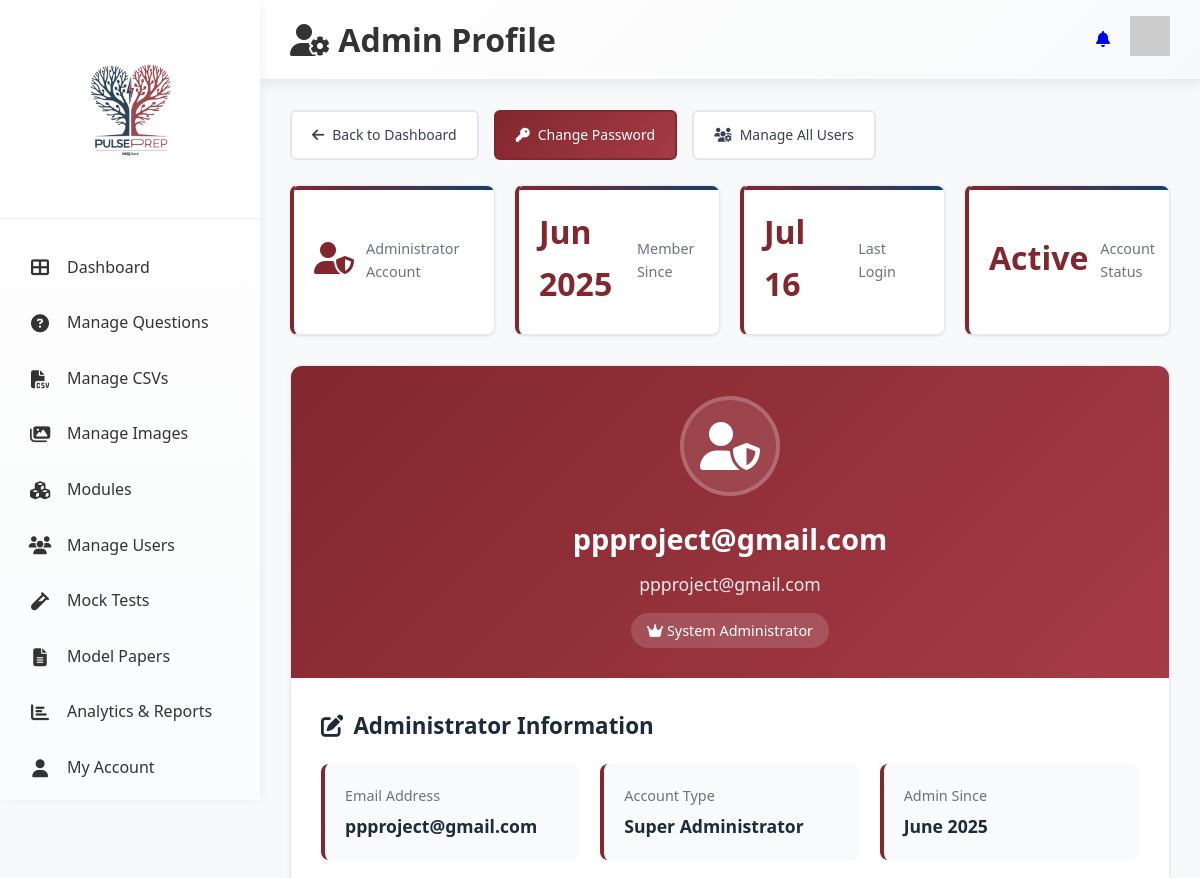
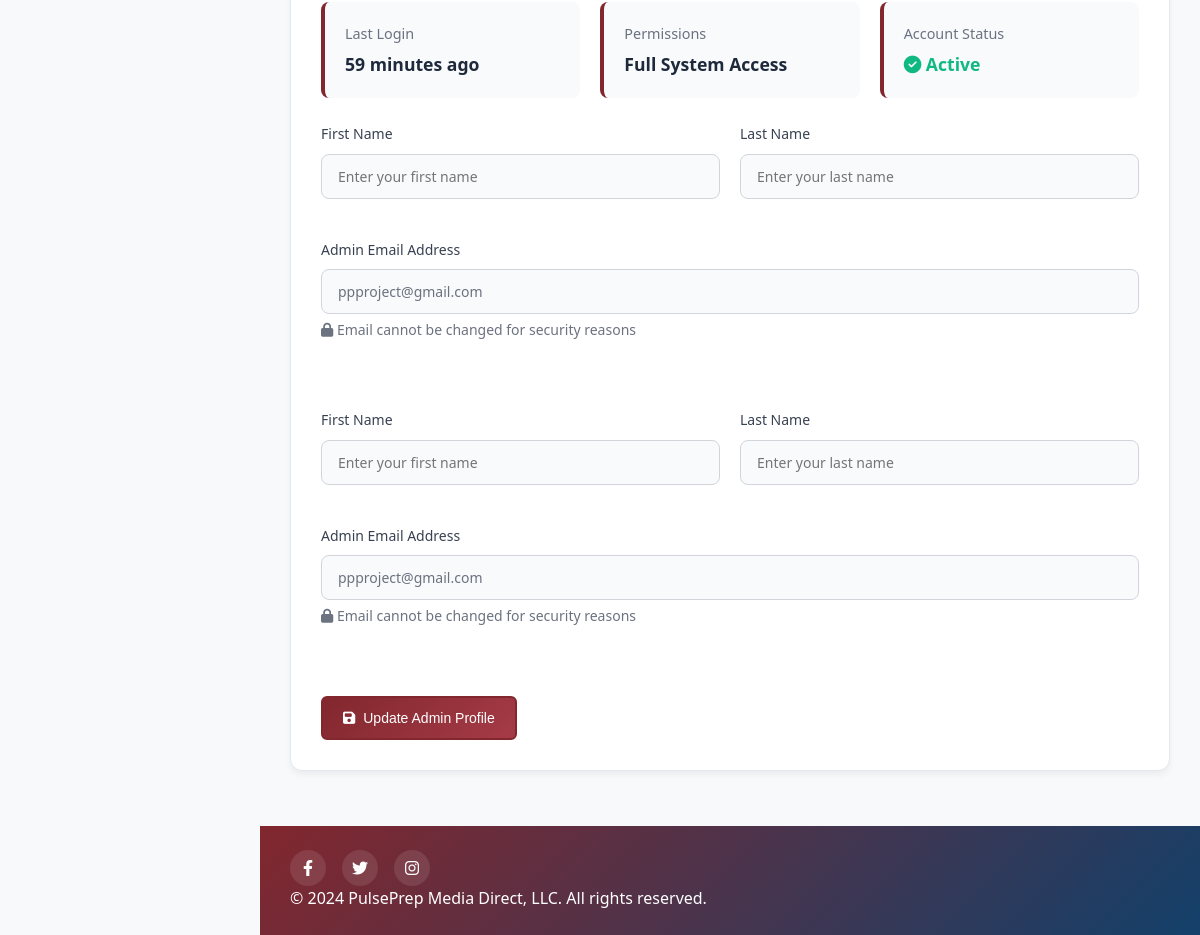
The app's page /myaccount/ (signed in) with its own data (2 pictures, top to bottom).
### user_management/models.py (models this page shows, shortened)
class CustomUser(AbstractUser):
    APPROVAL_STATUS = (
        ('pending', 'Pending Approval'),
        ('approved', 'Approved'),
        ('rejected', 'Rejected'),
    )
    DEGREE_CHOICES = (
        ('MBBS', 'MBBS'),
        ('BDS', 'BDS'),
    )
    YEAR_CHOICES = (
        (1, 'First Year'),
        (2, 'Second Year'),
        (3, 'Third Year'),
        (4, 'Fourth Year'),
        (5, 'Fifth Year'),
    )
    email = models.EmailField(unique=True)
    is_admin = models.BooleanField(default=False)
    approval_status = models.CharField(max_length=20, choices=APPROVAL_STATUS, default='pending')
    degree = models.CharField(max_length=10, choices=DEGREE_CHOICES, blank=True, null=True)
    year = models.IntegerField(choices=YEAR_CHOICES, blank=True, null=True)
    last_active = models.DateTimeField(blank=True, null=True)
    current_session_key = models.CharField(max_length=40, blank=True, null=True)
    terms_accepted = models.BooleanField(default=False)
    profile_image = models.ImageField(upload_to='profile_images/', blank=True, null=True)
    payment_slip = models.ImageField(upload_to='payment_slips/', blank=True, null=True)
    voucher_reference = models.CharField(
        max_length=50,
        blank=True,
        null=True,
        help_text="Optional voucher code or reference number"
    )
    email_verified = models.BooleanField(default=False)
    activation_token = models.CharField(max_length=100, blank=True, null=True)
    activation_sent_at = models.DateTimeField(blank=True, null=True)
    activated_at = models.DateTimeField(blank=True, null=True)
    is_account_activated = models.BooleanField(default=False)  # Final activation status
    USERNAME_FIELD = 'email'
    REQUIRED_FIELDS = ['username']

### myaccount/views.py (the view)
# urls.py: path('', views.my_profile, name='my_profile'),
@login_required
def my_profile(request):
    if request.method == 'POST':
        form = UserProfileForm(request.POST, request.FILES, instance=request.user)
        if form.is_valid():
            try:
                with transaction.atomic():
                    form.save()
                    messages.success(request, 'Your profile has been updated successfully!')
                    return redirect('my_profile')
            except Exception as e:
                messages.error(request, f'Error updating profile: {str(e)}')
        else:
            messages.error(request, 'Please correct the errors below.')
    else:
        form = UserProfileForm(instance=request.user)
    context = {
        'form': form,
        'user': request.user,
    }
    if request.user.is_admin or request.user.is_superuser:
        return render(request, 'myaccount/admin_profile.html', context)
    else:
        return render(request, 'myaccount/student_profile.html', context)

### templates/myaccount/admin_profile.html (shortened to what this page needs)
{% load static %}
<!DOCTYPE html>
<html lang="en">
<head>
    <link rel="stylesheet" href="{% static 'css/DAstyles.css' %}" />
    <link rel="stylesheet" href="{% static 'css/MQstyles.css' %}" />
    <link rel="stylesheet" href="https://cdnjs.cloudflare.com/ajax/libs/font-awesome/6.4.0/css/all.min.css" />
</head>
<body>
    <div class="container">
<aside class="sidebar">
    <div class="logo-container">
      <img src="{% static 'images/Logo.png' %}" alt="PulsePrep Logo" class="logo" />
    </div>
    <nav class="nav-menu">
      <a href="{% url 'dashboard' %}" class="nav-item {% if request.resolver_match.url_name == 'dashboard' %}active{% endif %}">
        <i class="fas fa-th-large"></i>
        <span>Dashboard</span>
      </a>
      <a href="{% url 'questionbank' %}" class="nav-item {% if request.resolver_match.url_name == 'questionbank' %}active{% endif %}">
        <i class="fas fa-question-circle"></i>
        <span>Manage Questions</span>
      </a>
      <a href="{% url 'manage_csv' %}" class="nav-item {% if request.resolver_match.url_name == 'manage_csv' %}active{% endif %}">
        <i class="fas fa-file-csv"></i>
        <span>Manage CSVs</span>
      </a>
      <a href="{% url 'manage_images' %}" class="nav-item {% if request.resolver_match.url_name == 'manage_images' %}active{% endif %}">
        <i class="fas fa-images"></i>
        <span>Manage Images</span>
      </a>
      <a href="{% url 'managemodule' %}" class="nav-item {% if request.resolver_match.url_name == 'managemodule' %}active{% endif %}">
        <i class="fas fa-cubes"></i>
        <span>Modules</span>
      </a>
      <a href="/admin/user_management/customuser/" class="nav-item">
        <i class="fas fa-users"></i>
        <span>Manage Users</span>
      </a>
      <a href="{% url 'mocktest_list' %}" class="nav-item {% if request.resolver_match.url_name == 'mocktest_list' %}active{% endif %}">
        <i class="fas fa-vial"></i>
        <span>Mock Tests</span>
      </a>
      <a href="{% url 'modelpaper_list' %}" class="nav-item {% if request.resolver_match.url_name == 'modelpaper_list' %}active{% endif %}">
        <i class="fas fa-file-alt"></i>
        <span>Model Papers</span>
      </a>
      <a href="{% url 'analytics_report' %}" class="nav-item {% if request.resolver_match.url_name == 'analytics_report' %}active{% endif %}">
        <i class="fas fa-chart-bar"></i>
        <span>Analytics & Reports</span>
      </a>
      <a href="{% url 'myaccount' %}" class="nav-item {% if request.resolver_match.url_name == 'myaccount' %}active{% endif %}">
        <i class="fas fa-user"></i>
        <span>My Account</span>
      </a>
      <a href="{% url 'notification_center' %}" class="nav-item {% if request.resolver_match.url_name == 'notification_center' %}active{% endif %}">
      </a>
    </nav>
  </aside>
        <main class="main-content">
            <header class="header">
                <h1><i class="fas fa-user-cog"></i> Admin Profile</h1>
                <div class="user-menu">
                    <a href="{% url 'notification_center' %}"><i class="fas fa-bell"></i></a>
                    <div class="avatar">
                        <img src="https://i.pravatar.cc/40?img=12" alt="User Avatar" />
                    </div>
                </div>
            </header>
            <div class="dashboard-content">
                <div class="profile-container">
                    <div class="action-buttons">
                        <a href="{% url 'dashboard' %}" class="btn-secondary">
                            <i class="fas fa-arrow-left"></i> Back to Dashboard
                        </a>
                        <a href="{% url 'change_password' %}" class="btn-primary">
                            <i class="fas fa-key"></i> Change Password
                        </a>
                        <a href="/admin/user_management/customuser/" class="btn-secondary">
                            <i class="fas fa-users-cog"></i> Manage All Users
                        </a>
                    </div>
                    <div class="admin-stats">
                        <div class="stat-card">
                            <h3><i class="fas fa-user-shield"></i></h3>
                            <p>Administrator Account</p>
                        </div>
                        <div class="stat-card">
                            <h3>{{ user.date_joined|date:"M Y" }}</h3>
                            <p>Member Since</p>
                        </div>
                        <div class="stat-card">
                            <h3>{% if user.last_login %}{{ user.last_login|date:"M d" }}{% else %}Never{% endif %}</h3>
                            <p>Last Login</p>
                        </div>
                        <div class="stat-card">
                            <h3>Active</h3>
                            <p>Account Status</p>
                        </div>
                    </div>
                    <div class="profile-card">
                        <div class="profile-header">
                            <div class="profile-avatar">
                                <i class="fas fa-user-shield"></i>
                            </div>
                            <div class="profile-name">
                                {% if user.first_name or user.last_name %}
                                    {{ user.first_name }} {{ user.last_name }}
                                {% else %}
                                    {{ user.email|truncatechars:20 }}
                                {% endif %}
                            </div>
                            <div class="profile-email">{{ user.email }}</div>
                            <div class="profile-role">
                                <i class="fas fa-crown"></i> System Administrator
                            </div>
                        </div>
                        <div class="profile-content">
                            <div class="section-title">
                                <i class="fas fa-edit"></i> Administrator Information
                            </div>
                            <div class="info-grid">
                                <div class="info-item">
                                    <div class="info-label">Email Address</div>
                                    <div class="info-value">{{ user.email }}</div>
                                </div>
                                <div class="info-item">
                                    <div class="info-label">Account Type</div>
                                    <div class="info-value">
                                        {% if user.is_superuser %}
                                            Super Administrator
                                        {% else %}
                                            Administrator
                                        {% endif %}
                                    </div>
                                </div>
                                <div class="info-item">
                                    <div class="info-label">Admin Since</div>
                                    <div class="info-value">{{ user.date_joined|date:"F Y" }}</div>
                                </div>
                                <div class="info-item">
                                    <div class="info-label">Last Login</div>
                                    <div class="info-value">
                                        {% if user.last_login %}
                                            {{ user.last_login|timesince }} ago
                                        {% else %}
                                            Never
                                        {% endif %}
                                    </div>
                                </div>
                                <div class="info-item">
                                    <div class="info-label">Permissions</div>
                                    <div class="info-value">Full System Access</div>
                                </div>
                                <div class="info-item">
                                    <div class="info-label">Account Status</div>
                                    <div class="info-value" style="color: #10b981;">
                                        <i class="fas fa-check-circle"></i> Active
                                    </div>
                                </div>
                            </div>
                            <form method="POST" class="profile-form">
                                <div class="form-row">
                                    <div class="form-group">
                                        <label for="{{ form.first_name.id_for_label }}">{{ form.first_name.label }}</label>
                                        {{ form.first_name }}
                                    </div>
                                    <div class="form-group">
                                        <label for="{{ form.last_name.id_for_label }}">{{ form.last_name.label }}</label>
                                        {{ form.last_name }}
                                    </div>
                                </div>
                                <div class="form-group">
                                    <label>Admin Email Address</label>
                                    <input type="email" class="form-control readonly-field" value="{{ user.email }}" readonly>
                                    <small style="color: #6b7280; font-size: 0.875rem; margin-top: 5px; display: block;">
                                        <i class="fas fa-lock"></i> Email cannot be changed for security reasons
                                    </small>
                                </div>
                                <div class="form-row">
                                    <div class="form-group">
                                    </div>
                                    <div class="form-group">
                                    </div>
                                </div>
                                <div class="form-row">
                                    <div class="form-group">
                                        <label for="{{ form.first_name.id_for_label }}">{{ form.first_name.label }}</label>
                                        {{ form.first_name }}
                                    </div>
                                    <div class="form-group">
                                        <label for="{{ form.last_name.id_for_label }}">{{ form.last_name.label }}</label>
                                        {{ form.last_name }}
                                    </div>
                                </div>
                                <div class="form-group">
                                    <label>Admin Email Address</label>
                                    <input type="email" class="form-control readonly-field" value="{{ user.email }}" readonly>
                                    <small style="color: #6b7280; font-size: 0.875rem; margin-top: 5px; display: block;">
                                        <i class="fas fa-lock"></i> Email cannot be changed for security reasons
                                    </small>
                                </div>
                                <div class="form-row">
                                    <div class="form-group">
                                    </div>
                                    <div class="form-group">
                                    </div>
                                </div>
                                <button type="submit" class="btn-primary">
                                    <i class="fas fa-save"></i> Update Admin Profile
                                </button>
                            </form>
                        </div>
                    </div>
                </div>
            </div>
            <footer class="footer">
                <div class="social-links">
                    <a href="#" title="Facebook"><i class="fab fa-facebook-f"></i></a>
                    <a href="#" title="Twitter"><i class="fab fa-twitter"></i></a>
                    <a href="#" title="Instagram"><i class="fab fa-instagram"></i></a>
                </div>
                <div class="copyright">
                    &copy; {{ current_year|default:"2024" }} PulsePrep Media Direct, LLC. All rights reserved.
                </div>
            </footer>
        </main>
    </div>
</body>
</html>

### records on screen
CustomUser: date_joined "Jun 2025", last_login "Jul 16", email "ppproject@gmail.com", date_joined "June 2025", last_login "59 minutes"

### other values on screen
{{ current_year|default:"2024" }} "2024"
